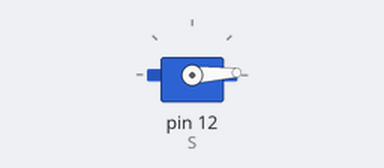
Simulated run of this sketch. Board: Arduino Uno, built with avr-gcc and run on an emulated ATmega328P. Shown: servo.

Above: at 0.05 s.
At 0.9 s:
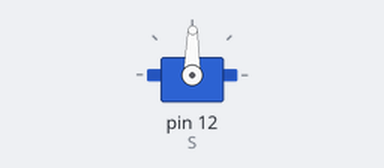
At 1.75 s:
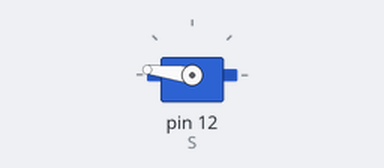
At 3.45 s:
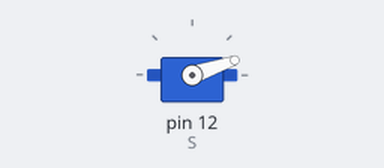
Timing chart, 0 to 8.4 s (numbered marks = the images above):
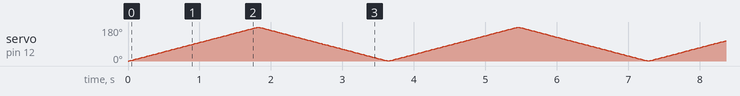

The sketch:

servo.ino
```cpp
#include<Servo.h>

Servo S;
int pos=90;
void setup()
{
  S.attach(12);
}

void loop()
{
  for(pos=0;pos<180;pos++)
  {
    S.write(pos);
    delay(10);
  }
  for(pos=180;pos>0;pos--)
  {
    S.write(pos);
    delay(10);
  }
  delay(10);
}
```
